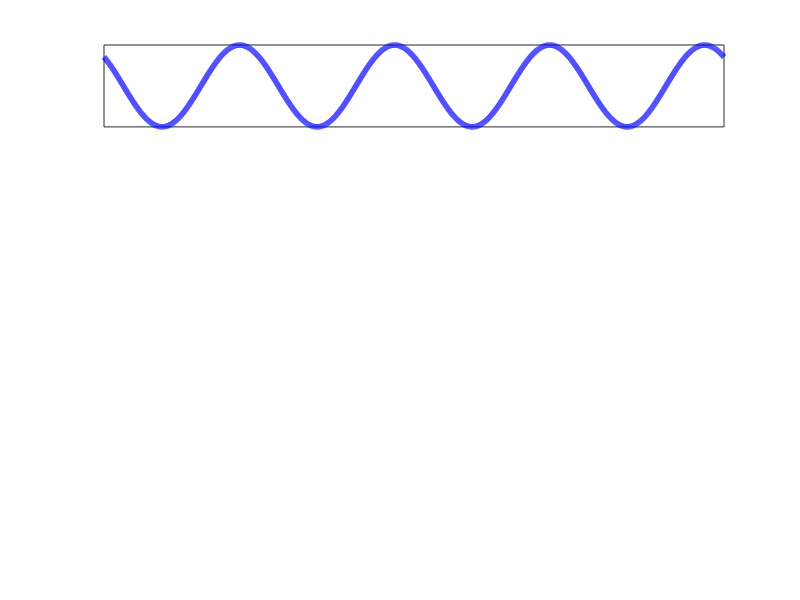

Recreate this plot in MATLAB.
clear; close all;


N   = 4000;
phi = pi/4;
A   = 1;
B   = 1;
t0  = -2;
tf  = 6;
t   =  t0:(tf-t0)/(N-1):tf;
w   = pi;
x   = A*cos(w*t+phi);
y   = B*cos(2*w*t-phi);
subplot(4,2,1:2)
plot(t,x,'linewidth',4,'color','b')
xticks([]);
yticks([]);
